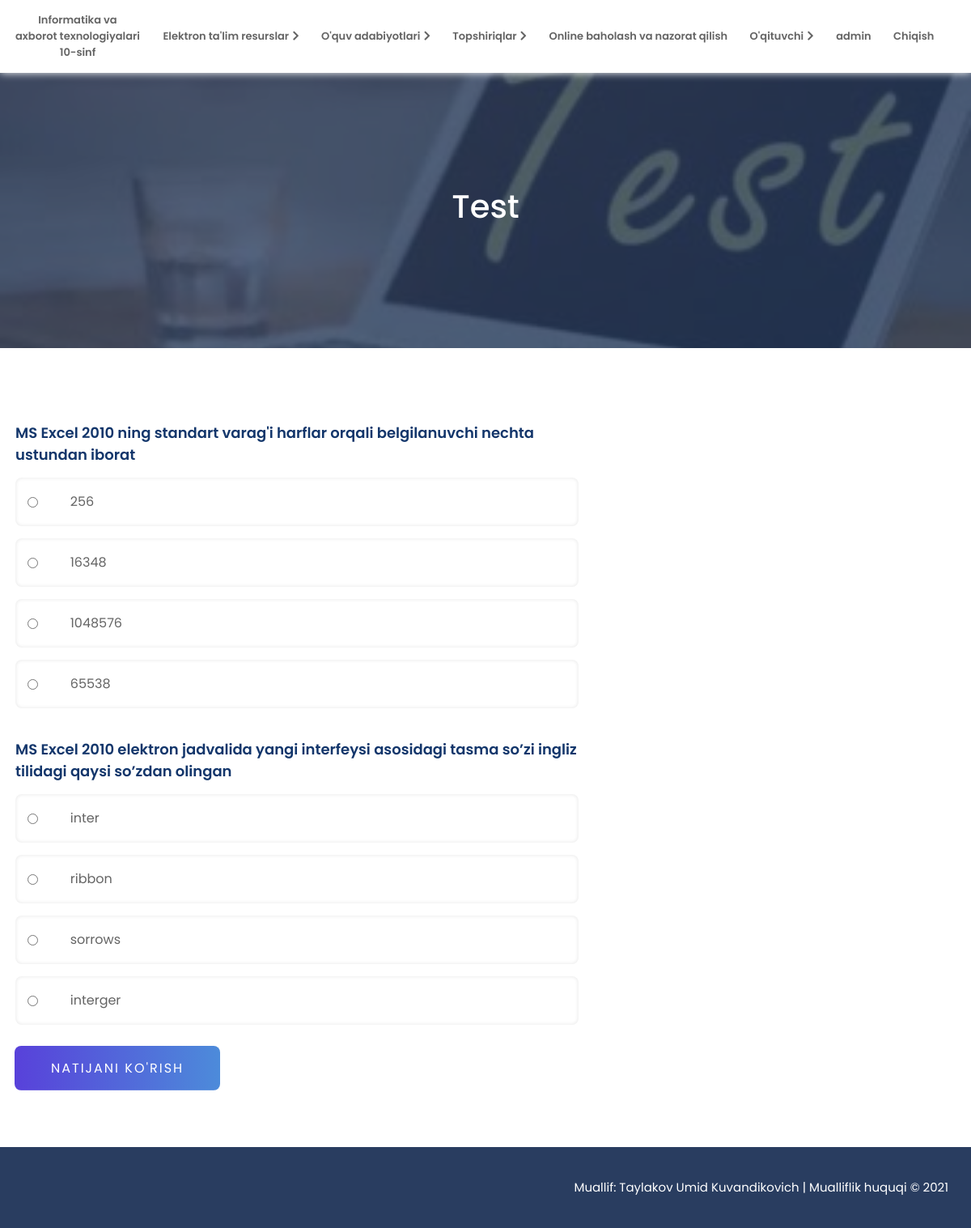
The page /chorak/1/ (signed in) on the database its author committed.
### app/models.py (models this page shows, shortened)
class Question(models.Model):
    quiz = models.ForeignKey(QuizModel, on_delete=models.CASCADE)
    name = models.TextField()

class Answer(models.Model):
    question = models.ForeignKey(Question, on_delete=models.CASCADE)
    name = models.CharField(max_length=255)
    is_right = models.BooleanField(default=False)

### app/views.py (the view, shortened to what this page needs)
# urls.py: path('chorak/<int:pk>/', quistion, name='quistion'),
@login_required(login_url='login')
def quistion(request, pk):
    quistions = Question.objects.filter(quiz_id=pk)
    quistions = sample(list(quistions), 2)
    answers = Answer.objects.all()
    answers = list(answers)
    shuffle(answers)
    context = {
        'quistions': quistions,
        'answers': answers,
    }
    return render(request, 'html/test.html', context)

### templates/html/test.html (shortened to what this page needs)
{% extends 'base.html' %}
{% load static %}
{% block body %}
    <section class="text-book__section tests">
        <div class="container center-center">
            <div class="presintation-title">
                <h3>
                    Test
                </h3>
            </div>
        </div>
    </section>
    <section class="test-section">
        <div class="container">
            <div class="test-quessions">
                <form action="#" class="form-test" method="post">
                    {% for q in quistions %}
                        <div class="quiz-box">
                            <div class="quiz-quession">
                                <h3 class="quiz-title">
                                    {{ q.name }}
                                </h3>
                            </div>
                            {% for answer in answers %}
                                {% if q.id == answer.question.id %}
                                    <div class="quiz-answers">
                                        <div class="test-box">
                                            <input type="radio" name="{{ q.name }}" value="{{ answer.is_right }}">
                                            <label class="quiz-text" for="">{{ answer.name }}</label>
                                        </div>
                                    </div>
                                {% endif %}
                            {% endfor %}
                        </div>
                    {% endfor %}
                    <div class="answer-btn">
                        <button class="answer-button">
                            Natijani ko'rish
                        </button>
                    </div>
                </form>
            </div>
        </div>
    </section>
{% endblock %}

### templates/base.html (shortened to what this page needs)
{% load static %}
<!DOCTYPE html>
<html lang="en">
<head>
    <link rel="stylesheet" href="{% static 'css/main.css' %}">
    <link rel="stylesheet" href="https://cdnjs.cloudflare.com/ajax/libs/font-awesome/5.15.4/css/all.min.css"
/>
</head>
<body>
<header class="header" id="header">
    <div class="container ">
        <nav class="menu center-space__evenly">
            <div class="logo center-center">
                <a href="{% url 'index' %}" class="logo-link">
                    Informatika va <br> axborot texnologiyalari <br> 10-sinf
                </a>
            </div>
            <div class="menu-items center-space__evenly">
                <div class="dropdown">
                    <button class="dropbtn">Elektron ta'lim resurslar</button>
                    <i class="fas fa-chevron-right"></i>
                </div>
                <div class="dropdown">
                    <button class="dropbtn">O'quv adabiyotlari</button>
                    <i class="fas fa-chevron-right"></i>
                </div>
                <div class="dropdown">
                    <button class="dropbtn">Topshiriqlar</button>
                    <i class="fas fa-chevron-right"></i>
                </div>
                <div class="dropdown">
                    <a href="{% url 'quiz' %}" class="dropbtn drop-link">Online baholash va nazorat qilish</a>
                </div>
                <div class="dropdown">
                    <button class="dropbtn">O'qituvchi</button>
                    <i class="fas fa-chevron-right"></i>
                </div>
                {% if user.is_authenticated %}
                    <div class="dropdown">
                        <a href="#" class="dropbtn drop-link">{{ user.username }}</a>
                    </div>
                    <div class="dropdown">
                        <a href="{% url 'logout' %}" class="dropbtn drop-link">Chiqish</a>
                    </div>
                {% else %}
                    <div class="dropdown">
                        <a href="{% url 'login' %}" class="dropbtn drop-link">Kirish</a>
                    </div>
                {% endif %}
            </div>
        </nav>
    </div>
</header>
{% block body %}
{% endblock %}
<footer class="footer">
    <div class="container center-center">
        <h3 class="footer-title">
            Muallif: Taylakov Umid Kuvandikovich | Mualliflik huquqi &copy; 2021
        </h3>
    </div>
</footer>
</body>
</html>

### static/css/main.css (style rules this page uses)
* { margin: 0; padding: 0; box-sizing: border-box; font-family: "Poppins", sans-serif; }
.container { width: 1180px; margin: 0 auto; }
a { text-decoration: none; }
.center-center { display: flex; align-items: center; justify-content: center; }
.center-space__evenly { display: flex; align-items: center; justify-content: space-evenly; }
.header { width: 100%; background-color: rgba(255, 255, 255, 0.5); box-shadow: 0 0 10px #ffffff; padding: 15px 0; position: fixed; left: 0; top: 0; z-index: 100; background-color: #ffffff; }
.header .container .menu { width: 100%; }
.menu .logo { width: 180px; }
.logo .logo-link { text-align: center; font-size: 13px; font-weight: 600; color: #646464; transition: 0.5s; white-space: nowrap; }
.header .container .menu .menu-items { width: 100%; }
.dropbtn { color: #646464; padding: 10px 0; font-size: 13px; font-weight: 600; border: none; cursor: pointer; background-color: transparent; transition: 0.5s; }
.dropbtn.drop-link { display: block; }
.dropdown { position: relative; display: inline-block; }
.dropdown i { font-size: 13px; font-weight: 600; color: #646464; transition: 0.5s; cursor: pointer; }
.footer { margin-top: 70px; width: 100%; background-color: #293d60; }
.footer .container { height: 100px; padding: 0 10px; }
.footer .container .footer-title { width: 100%; font-size: 15px; color: #ffffff; font-weight: 400; text-align: right; }
.presintation-title { position: absolute; }
.presintation-title h3 { text-align: center; font-size: 40px; font-weight: 500; color: #ffffff; }
.text-book__section { width: 100%; margin-top: 80px; background-image: url("../img/banner.jpg"); background-repeat: no-repeat; background-position: center top; background-size: cover; position: relative; }
.text-book__section::before { width: 100%; height: 100%; content: ""; position: absolute; left: 0; top: 0; background-color: #293d60; opacity: 0.95; }
.text-book__section .container { min-height: 350px; }
.test-section { width: 100%; margin-top: 60px; }
.test-section .container { min-height: 300px; }
.text-book__section.tests { background-image: url("../img/test.jpg"); background-position: center; }
.text-book__section.tests::before { opacity: 0.8; }
.test-section { width: 100%; margin-top: 80px; }
.test-section .container .test-quessions { width: 100%; }
.test-quessions .form-test { width: 100%; min-height: 250px; }
.test-quessions .form-test .quiz-box { width: 60%; padding: 1px; margin: 0.625rem 0; }
.quiz-box .quiz-quession .quiz-title { font-size: 1.125rem; font-weight: 600; color: #13366b; margin: 0.625rem 0; }
.quiz-answers .test-box { display: flex; align-items: center; justify-content: flex-start; margin: 15px 0; padding: 10px 5px; border-radius: 0.5rem; overflow: hidden; transition: 0.8s; box-shadow: inset 0 0 5px rgba(0, 0, 0, 0.1); }
.quiz-answers .test-box, .quiz-answers .test-box label { cursor: pointer; color: #646464; }
.quiz-answers .test-box input { margin: 0 10px; }
.quiz-answers .test-box label { margin-left: 0.93rem; padding-left: 0.93rem; font-size: 1rem; line-height: 40px; width: 100%; transition: 0.5s; }
.answer-btn .answer-button { font-size: 1rem; color: #ffffff; background: linear-gradient(to right, #5841da, #41d5da); background-size: 200%; background-position: center left; padding: 0.93rem 2.81rem; border-radius: 0.5rem; transition: 0.8s; text-transform: uppercase; letter-spacing: 2px; border: none; outline: none; cursor: pointer; }
@media only screen and (max-width: 1200px) { .container { width: 97%; } }

### rows shown on the page
Question: name "MS Excel 2010 ning standart varag'i harflar orqali belgilanuvchi nechta ustundan iborat"
Answer: name "256"
Answer: name "16348"
Answer: name "1048576"
Answer: name "65538"
Question: name "MS Excel 2010 elektron jadvalida yangi interfeysi asosidagi tasma so’zi ingliz tilidagi qaysi so’zdan olingan"
Answer: name "inter"
Answer: name "ribbon"
Answer: name "sorrows"
Answer: name "interger"

### other values the page prints
{{ user.username }} "admin"
